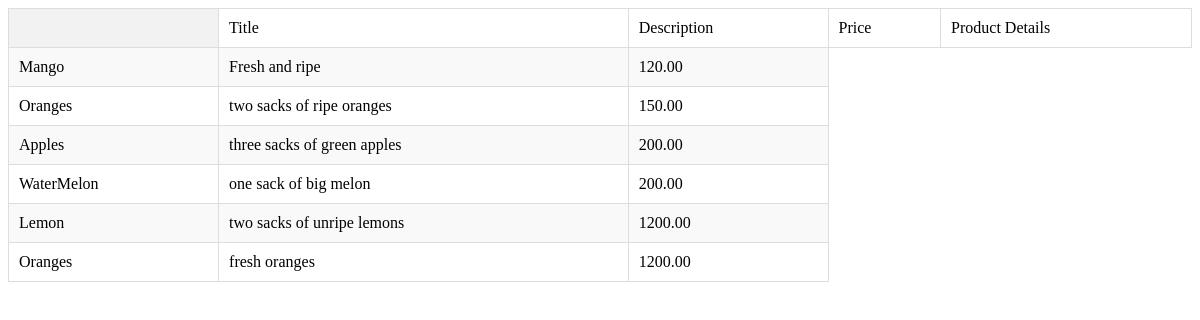
/inventory/products/list, run on the app's committed database.
### inventory/models.py (models this page shows, shortened)
class Product(models.Model):
    salesperson = models.ForeignKey(Salesperson, on_delete=models.CASCADE)
    name = models.CharField(max_length=32)
    description = models.TextField()
    image = models.ImageField(upload_to="images")
    price = models.DecimalField(max_digits=6, decimal_places=2)
    stock = models.PositiveIntegerField()
    date_created = models.DateTimeField(auto_now_add=True)
    date_updated = models.DateTimeField(auto_now=True)

### inventory/views.py (the view)
# urls.py: path("products/list",products_list,name="products_list_view"),
def products_list(request):
    products = Product.objects.all()
    return render(request, "inventory/products_list.html", {"products": products})

### templates/inventory/products_list.html (shortened to what this page needs)
<!DOCTYPE html>
<html lang="en">
<head>
    {% load static %}
    <link rel="stylesheet" href="{% static 'inventory/products_list.css'%}">
</head>
<body>
<table>
    <th>
        <td>Title</td>
        <td>Description</td>
        <td>Price</td>
        <td>Product Details</td>
    </th>
    {% for product in products %}
    <tr>
        <td>{{product.name}}</td>
        <td>{{product.description}}</td>
        <td>{{product.price}}</td>
    </tr>
    {% endfor %}
</table>
</body>
</html>

### inventory/static/inventory/products_list.css (style rules this page uses)
table { width: 100%; border-collapse: collapse; margin-bottom: 20px; }
th, td { border: 1px solid #ddd; padding: 10px; }
th { background-color: #f2f2f2; font-weight: bold; text-align: left; }
tr:nth-child(even) { background-color: #f9f9f9; }

### data on the page
Product: name "Mango", description "Fresh and ripe", price "120.00"
Product: name "Oranges", description "two sacks of ripe oranges", price "150.00"
Product: name "Apples", description "three sacks of green apples", price "200.00"
Product: name "WaterMelon", description "one sack of big melon", price "200.00"
Product: name "Lemon", description "two sacks of unripe lemons", price "1200.00"
Product: name "Oranges", description "fresh oranges", price "1200.00"
